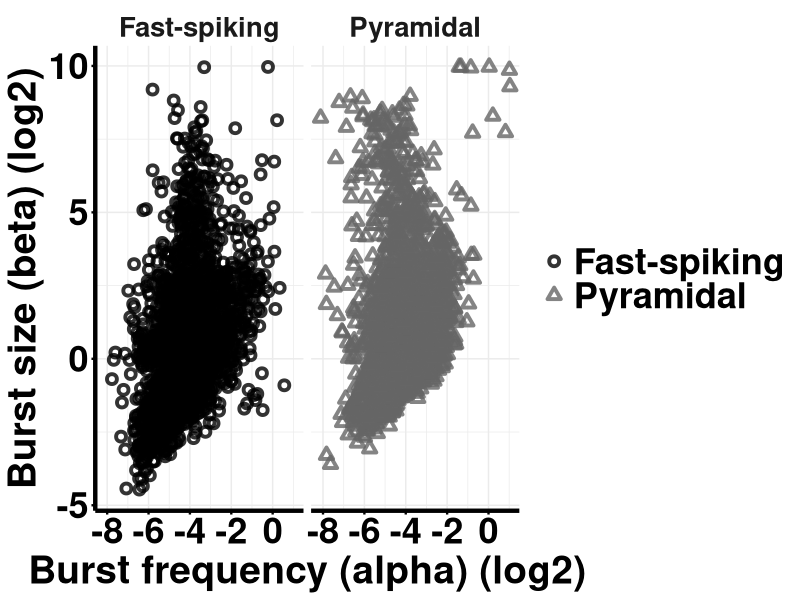
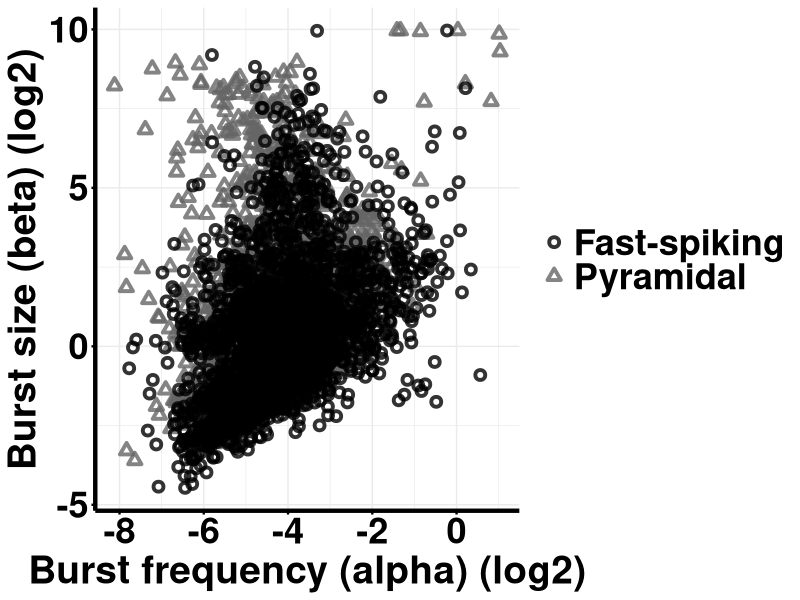
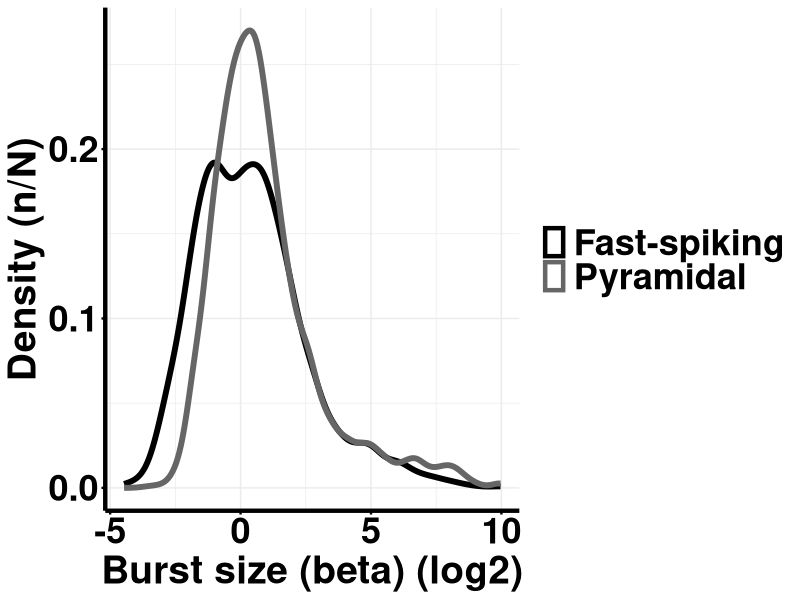
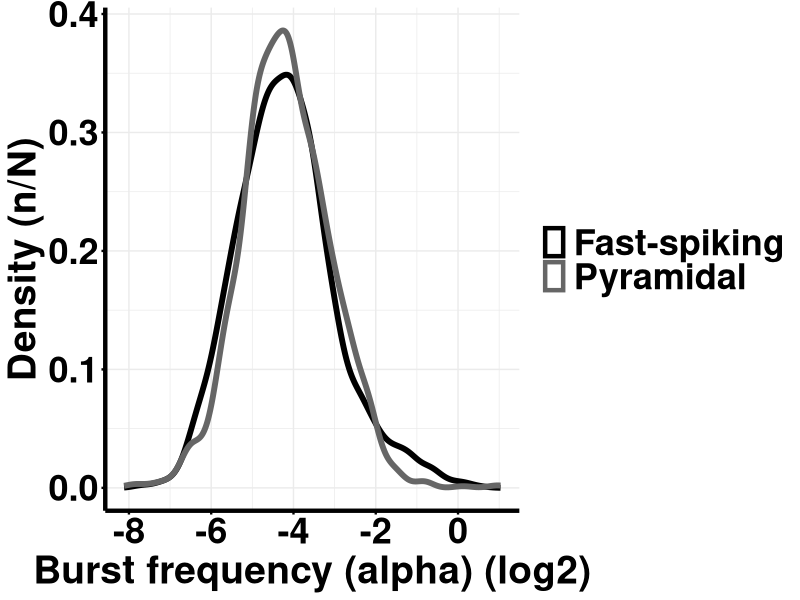

These charts were generated, in order, by the following R code:

library(readxl)
library(ggplot2)


df_20percent_both<- read.csv("burst_kinetics_copynumber.csv")
df_20percent_both<- df_20percent_both[,-1]



celltypecol2<- c("Fast-spiking"="black", "Pyramidal" = "grey40")


theme_gen<- theme(axis.title.x = element_text(face="bold", size=28),
                  axis.text.x  = element_text(face= "bold", color = "black", size=26),
                  axis.title.y = element_text(face="bold", size=28),
                  axis.text.y  = element_text(face= "bold", color = "black", size=26),
                  axis.line = element_line(linewidth=1.5),
                  axis.ticks = element_line(linewidth = 0.8),
                  strip.text = element_text(face = "bold", size = rel(1.8)),
                  legend.title= element_blank(),
                  legend.text = element_text(face= "bold", color = "black", size=26))

#scatter plot alpha and beta
ggplot(df_20percent_both, aes(x=log2(alpha), y=log2(beta), col= CellType, shape= CellType))+
  geom_point(size=2, stroke=2, alpha=0.8)+
  theme_minimal()+
  scale_colour_manual(values= celltypecol2)+
  scale_shape_manual(values= c(1,2))+
  xlab(bquote('Burst frequency (alpha) (log2)'))+
  ylab(bquote('Burst size (beta) (log2)'))+
  theme_gen+
  facet_wrap(~CellType)

#overlapped
ggplot(df_20percent_both, aes(x=log2(alpha), y=log2(beta), color= CellType, shape= CellType))+
  geom_point( size=2, stroke=2, alpha=0.8)+
  theme_minimal()+
  scale_color_manual(values= celltypecol2)+
  scale_shape_manual(values= c(1,2))+
  xlab(bquote('Burst frequency (alpha) (log2)'))+
  ylab(bquote('Burst size (beta) (log2)'))+
  theme_gen

###Density plot of burst kinetics ditribution
ggplot(df_20percent_both, aes(x=log2(beta), col=CellType))+
  geom_density(alpha=0.5, linewidth=2 )+
  scale_colour_manual(values= celltypecol2)+
  ylab(bquote('Density (n/N)'))+
  xlab(bquote('Burst size (beta) (log2)'))+
  theme_minimal() +
  theme_gen

ggplot(df_20percent_both, aes(x=log2(alpha), col=CellType))+
  geom_density(alpha=0.5, linewidth=2 )+
  scale_colour_manual(values= celltypecol2)+
  ylab(bquote('Density (n/N)'))+
  xlab(bquote('Burst frequency (alpha) (log2)'))+
  theme_minimal() +
  theme_gen

##wilcoxon rank sum test for burst kinetic parameter differences between cell types
wilcox.test(df_20percent_both[df_20percent_both$CellType=='Fast-spiking', "alpha"], 
            df_20percent_both[df_20percent_both$CellType=='Pyramidal', "alpha"])

wilcox.test(df_20percent_both[df_20percent_both$CellType=='Fast-spiking', "beta"], 
            df_20percent_both[df_20percent_both$CellType=='Pyramidal', "beta"])


